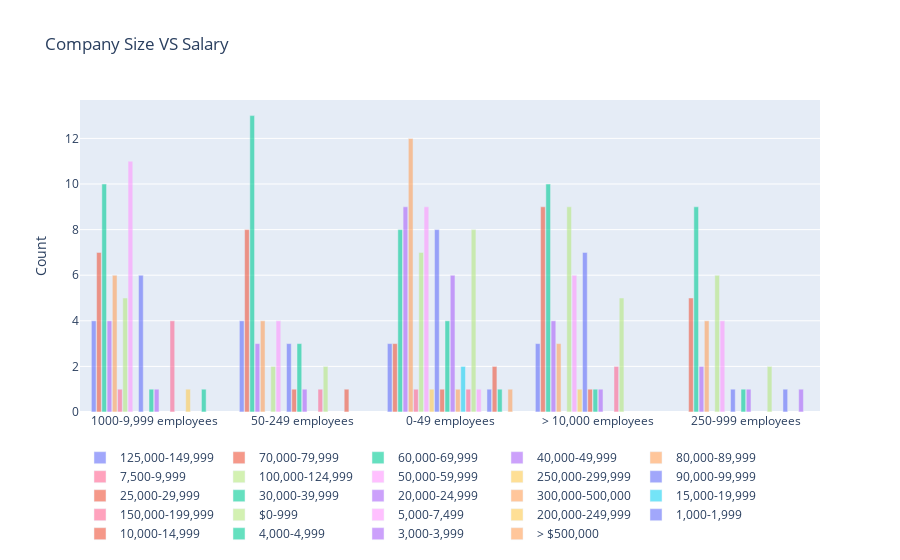

Notebook code cell kept with this figure:
### Markdown cell above
## Company Size Vs Salary

### Code cell
bi_variant_chart("Company Size","Salary","Company Size VS Salary","Count")

### Figure 1 — Plotly figure (JSON) as saved in the notebook; plotly's stock layout.template omitted (floating-point values rounded to 4 significant figures)
{"data": [{"name": "125,000-149,999", "opacity": 0.6, "type": "bar", "x": ["1000-9,999 employees", "50-249 employees", "0-49 employees", "> 10,000 employees"], "y": [4, 4, 3, 3]}, {"name": "70,000-79,999", "opacity": 0.6, "type": "bar", "x": ["> 10,000 employees", "50-249 employees", "1000-9,999 employees", "250-999 employees", "0-49 employees"], "y": [9, 8, 7, 5, 3]}, {"name": "60,000-69,999", "opacity": 0.6, "type": "bar", "x": ["50-249 employees", "1000-9,999 employees", "> 10,000 employees", "250-999 employees", "0-49 employees"], "y": [13, 10, 10, 9, 8]}, {"name": "40,000-49,999", "opacity": 0.6, "type": "bar", "x": ["0-49 employees", "1000-9,999 employees", "> 10,000 employees", "50-249 employees", "250-999 employees"], "y": [9, 4, 4, 3, 2]}, {"name": "80,000-89,999", "opacity": 0.6, "type": "bar", "x": ["0-49 employees", "1000-9,999 employees", "50-249 employees", "250-999 employees", "> 10,000 employees"], "y": [12, 6, 4, 4, 3]}, {"name": "nan", "opacity": 0.6, "type": "bar", "x": [], "y": []}, {"name": "7,500-9,999", "opacity": 0.6, "type": "bar", "x": ["0-49 employees", "1000-9,999 employees"], "y": [1, 1]}, {"name": "100,000-124,999", "opacity": 0.6, "type": "bar", "x": ["> 10,000 employees", "0-49 employees", "250-999 employees", "1000-9,999 employees", "50-249 employees"], "y": [9, 7, 6, 5, 2]}, {"name": "50,000-59,999", "opacity": 0.6, "type": "bar", "x": ["1000-9,999 employees", "0-49 employees", "> 10,000 employees", "50-249 employees", "250-999 employees"], "y": [11, 9, 6, 4, 4]}, {"name": "250,000-299,999", "opacity": 0.6, "type": "bar", "x": ["0-49 employees", "> 10,000 employees"], "y": [1, 1]}, {"name": "90,000-99,999", "opacity": 0.6, "type": "bar", "x": ["0-49 employees", "> 10,000 employees", "1000-9,999 employees", "50-249 employees", "250-999 employees"], "y": [8, 7, 6, 3, 1]}, {"name": "25,000-29,999", "opacity": 0.6, "type": "bar", "x": ["0-49 employees", "> 10,000 employees", "50-249 employees"], "y": [1, 1, 1]}, {"name": "30,000-39,999", "opacity": 0.6, "type": "bar", "x": ["0-49 employees", "50-249 employees", "1000-9,999 employees", "> 10,000 employees", "250-999 employees"], "y": [4, 3, 1, 1, 1]}, {"name": "20,000-24,999", "opacity": 0.6, "type": "bar", "x": ["0-49 employees", "1000-9,999 employees", "> 10,000 employees", "50-249 employees", "250-999 employees"], "y": [6, 1, 1, 1, 1]}, {"name": "300,000-500,000", "opacity": 0.6, "type": "bar", "x": ["0-49 employees"], "y": [1]}, {"name": "15,000-19,999", "opacity": 0.6, "type": "bar", "x": ["0-49 employees"], "y": [2]}, {"name": "150,000-199,999", "opacity": 0.6, "type": "bar", "x": ["1000-9,999 employees", "> 10,000 employees", "0-49 employees", "50-249 employees"], "y": [4, 2, 1, 1]}, {"name": "$0-999", "opacity": 0.6, "type": "bar", "x": ["0-49 employees", "> 10,000 employees", "50-249 employees", "250-999 employees"], "y": [8, 5, 2, 2]}, {"name": "5,000-7,499", "opacity": 0.6, "type": "bar", "x": ["0-49 employees"], "y": [1]}, {"name": "200,000-249,999", "opacity": 0.6, "type": "bar", "x": ["1000-9,999 employees"], "y": [1]}, {"name": "1,000-1,999", "opacity": 0.6, "type": "bar", "x": ["0-49 employees", "250-999 employees"], "y": [1, 1]}, {"name": "10,000-14,999", "opacity": 0.6, "type": "bar", "x": ["0-49 employees", "50-249 employees"], "y": [2, 1]}, {"name": "4,000-4,999", "opacity": 0.6, "type": "bar", "x": ["0-49 employees", "1000-9,999 employees"], "y": [1, 1]}, {"name": "3,000-3,999", "opacity": 0.6, "type": "bar", "x": ["250-999 employees"], "y": [1]}, {"name": "> $500,000", "opacity": 0.6, "type": "bar", "x": ["0-49 employees"], "y": [1]}], "layout": {"bargap": 0.15, "bargroupgap": 0.1, "legend": {"bgcolor": "rgba(255, 255, 255, 0)", "bordercolor": "rgba(255, 255, 255, 0)", "orientation": "h"}, "title": {"text": "Company Size VS Salary"}, "yaxis": {"title": {"text": "Count"}}}}
